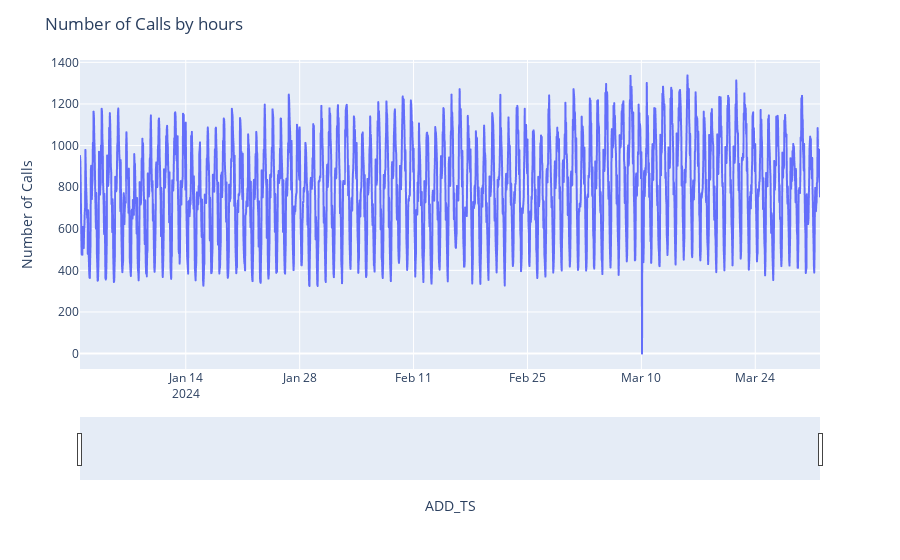

Notebook code for this chart:
### Code cell
#Hourly Plot
fig = px.line(hourly_df, x=hourly_df.index, y=hourly_df.num_calls)

# axis labels and title
fig.update_layout(
    yaxis_title="Number of Calls", 
    legend_title="", 
    title="Number of Calls by hours"
)

# activate slider
fig.update_xaxes(rangeslider_visible=True)

fig.show()

### Figure 1 — Plotly figure (JSON) as saved in the notebook; plotly's stock layout.template omitted (floating-point values rounded to 4 significant figures; data arrays with more than 128 entries replaced by an {"elided": "..."} marker saying what was removed)
{"data": [{"hovertemplate": "ADD_TS=%{x}<br>num_calls=%{y}<extra></extra>", "legendgroup": "", "line": {"color": "#636efa", "dash": "solid"}, "marker": {"symbol": "circle"}, "mode": "lines", "name": "", "showlegend": false, "type": "scattergl", "x": {"elided": "2184 str values"}, "xaxis": "x", "y": {"elided": "2184 int values"}, "yaxis": "y"}], "layout": {"legend": {"title": {"text": ""}, "tracegroupgap": 0}, "margin": {"t": 60}, "title": {"text": "Number of Calls by hours"}, "xaxis": {"anchor": "y", "domain": [0, 1], "rangeslider": {"visible": true}, "title": {"text": "ADD_TS"}}, "yaxis": {"anchor": "x", "domain": [0, 1], "title": {"text": "Number of Calls"}}}}
